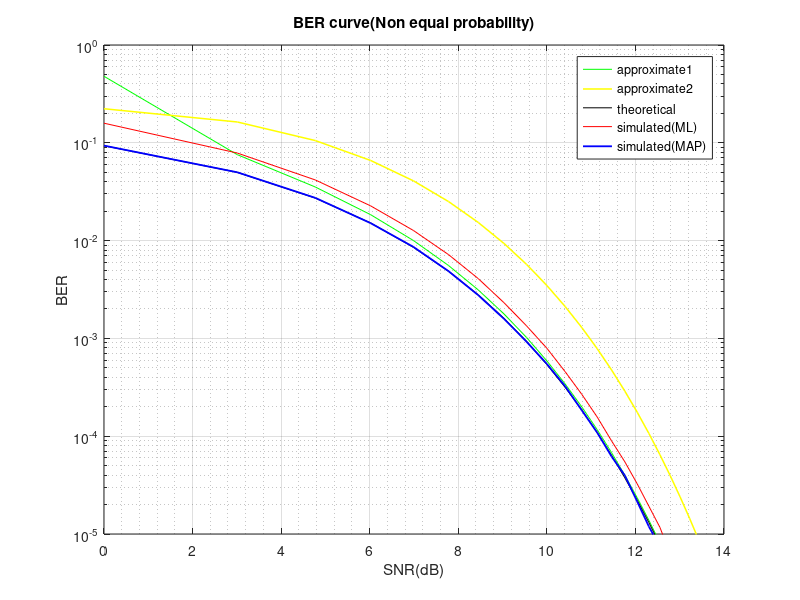

This chart was generated by the following MATLAB code:
clear
bits_num=10^6;      % The number of bits
input=rand(1,bits_num);     
Eb=10;      % Bit energy = 10W
T=1;        % Bit duration = 1s;
P0=0.85;     % P[m0]=0.85, P[m1]=1-P[m0]=0.15
S0=(2*Eb*T)^(1/2);       % Data bit=0
S1=-(2*Eb*T)^(1/2);      % Data bit=1
in_bits(input<P0)=S0;    % Bits sequence ( Transmitted signal )
in_bits(input>=P0)=S1;   
SNR=1:25;           
noise_pow=2*Eb*T./SNR;      % SNR = 2*Eb*T / noise power
ML_threshold=(S0+S1)/2;     % Decision threshold (ML)
MAP_threshold=(S0+S1)/2+noise_pow*log((1-P0)/P0)./(S0-S1);  % Decision threshold (MAP)
BER_ML=[];
BER_MAP=[];
for j=1:size(noise_pow,2)  
    error1=0;
    error2=0;
    for k=1:10
        w=(noise_pow(j))^(1/2)*randn(1,bits_num);    % w's pdf
        r=in_bits+w;        % r:Received signal
        out_bits_ML(r>ML_threshold)=1;     % r>threshold, output bits=0 (ML)
        out_bits_ML(r<=ML_threshold)=-1;   % r<threshold, output bits=1 (ML)
        error1=error1+size(out_bits_ML(out_bits_ML*(2*Eb*T)^(1/2)~=in_bits),2);
    
        out_bits_MAP(r>MAP_threshold(j))=1;     % r>threshold, output bits=0 (MAP)
        out_bits_MAP(r<=MAP_threshold(j))=-1;   % r<threshold, output bits=1 (MAP)
        error2=error2+size(out_bits_MAP(out_bits_MAP*(2*Eb*T)^(1/2)~=in_bits),2);
    end
    BER_ML(j)=error1/(bits_num*10);
    BER_MAP(j)=error2/(bits_num*10);
end
A=(S0-MAP_threshold)./sqrt(noise_pow);
B=(MAP_threshold-S1)./sqrt(noise_pow);

theoretical_BER=P0*qfunc(A)+(1-P0)*qfunc(B); % Theoretical BER
approx_BER1=P0*exp(-(A.^2)/2)./(sqrt(2*pi*A.^2))+(1-P0)*exp(-(B.^2)/2)./(sqrt(2*pi*B.^2));    %approximate BER
approx_BER2=P0*(1/2)*exp(-(A.^2)/2)+(1-P0)*exp(-(B.^2)/2);

semilogy(10*log10(SNR),approx_BER1,'g',10*log10(SNR),approx_BER2,'y','LineWidth',1.1);
hold on
semilogy(10*log10(SNR),theoretical_BER,'k',10*log10(SNR),BER_ML,'r',10*log10(SNR),BER_MAP,'b','LineWidth',1.3);
hold off
legend('approximate1','approximate2','theoretical','simulated(ML)','simulated(MAP)');
title('BER curve(Non equal probability)');
xlabel('SNR(dB)');ylabel('BER');
ylim([10^-5 1]);
grid minor
grid on